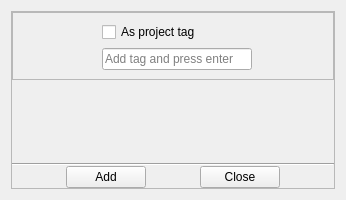
<?xml version="1.0" encoding="UTF-8"?>
<ui version="4.0">
 <class>addTagWidget</class>
 <widget class="QWidget" name="addTagWidget">
  <property name="geometry">
   <rect>
    <x>0</x>
    <y>0</y>
    <width>346</width>
    <height>200</height>
   </rect>
  </property>
  <property name="windowTitle">
   <string>Form</string>
  </property>
  <layout class="QGridLayout" name="gridLayout_3">
   <item row="0" column="0" rowspan="2" colspan="2">
    <widget class="QFrame" name="frame_3">
     <property name="frameShape">
      <enum>QFrame::StyledPanel</enum>
     </property>
     <property name="frameShadow">
      <enum>QFrame::Raised</enum>
     </property>
     <layout class="QGridLayout" name="gridLayout_2">
      <property name="leftMargin">
       <number>0</number>
      </property>
      <property name="topMargin">
       <number>0</number>
      </property>
      <property name="rightMargin">
       <number>0</number>
      </property>
      <property name="bottomMargin">
       <number>0</number>
      </property>
      <property name="spacing">
       <number>0</number>
      </property>
      <item row="4" column="0">
       <layout class="QHBoxLayout" name="horizontalLayout_3">
        <item>
         <spacer name="horizontalSpacer_7">
          <property name="orientation">
           <enum>Qt::Horizontal</enum>
          </property>
          <property name="sizeHint" stdset="0">
           <size>
            <width>40</width>
            <height>20</height>
           </size>
          </property>
         </spacer>
        </item>
        <item>
         <widget class="QPushButton" name="pb_add_tag">
          <property name="text">
           <string>Add</string>
          </property>
         </widget>
        </item>
        <item>
         <spacer name="horizontalSpacer_2">
          <property name="orientation">
           <enum>Qt::Horizontal</enum>
          </property>
          <property name="sizeHint" stdset="0">
           <size>
            <width>40</width>
            <height>20</height>
           </size>
          </property>
         </spacer>
        </item>
        <item>
         <widget class="QPushButton" name="pb_close">
          <property name="text">
           <string>Close</string>
          </property>
         </widget>
        </item>
        <item>
         <spacer name="horizontalSpacer_6">
          <property name="orientation">
           <enum>Qt::Horizontal</enum>
          </property>
          <property name="sizeHint" stdset="0">
           <size>
            <width>40</width>
            <height>20</height>
           </size>
          </property>
         </spacer>
        </item>
       </layout>
      </item>
      <item row="0" column="0">
       <widget class="QFrame" name="frame">
        <property name="frameShape">
         <enum>QFrame::StyledPanel</enum>
        </property>
        <property name="frameShadow">
         <enum>QFrame::Raised</enum>
        </property>
        <layout class="QGridLayout" name="gridLayout">
         <item row="0" column="0">
          <spacer name="horizontalSpacer_4">
           <property name="orientation">
            <enum>Qt::Horizontal</enum>
           </property>
           <property name="sizeType">
            <enum>QSizePolicy::Minimum</enum>
           </property>
           <property name="sizeHint" stdset="0">
            <size>
             <width>40</width>
             <height>20</height>
            </size>
           </property>
          </spacer>
         </item>
         <item row="0" column="2">
          <spacer name="horizontalSpacer_5">
           <property name="orientation">
            <enum>Qt::Horizontal</enum>
           </property>
           <property name="sizeHint" stdset="0">
            <size>
             <width>40</width>
             <height>20</height>
            </size>
           </property>
          </spacer>
         </item>
         <item row="0" column="1">
          <layout class="QVBoxLayout" name="verticalLayout">
           <item>
            <layout class="QHBoxLayout" name="horizontalLayout_2">
             <item>
              <spacer name="horizontalSpacer_3">
               <property name="orientation">
                <enum>Qt::Horizontal</enum>
               </property>
               <property name="sizeHint" stdset="0">
                <size>
                 <width>40</width>
                 <height>20</height>
                </size>
               </property>
              </spacer>
             </item>
             <item>
              <widget class="QCheckBox" name="cb_project">
               <property name="minimumSize">
                <size>
                 <width>150</width>
                 <height>0</height>
                </size>
               </property>
               <property name="maximumSize">
                <size>
                 <width>150</width>
                 <height>16777215</height>
                </size>
               </property>
               <property name="text">
                <string>As project tag</string>
               </property>
              </widget>
             </item>
            </layout>
           </item>
           <item>
            <layout class="QHBoxLayout" name="horizontalLayout">
             <item>
              <spacer name="horizontalSpacer">
               <property name="orientation">
                <enum>Qt::Horizontal</enum>
               </property>
               <property name="sizeHint" stdset="0">
                <size>
                 <width>40</width>
                 <height>20</height>
                </size>
               </property>
              </spacer>
             </item>
             <item>
              <widget class="LineEdit" name="le_tags">
               <property name="minimumSize">
                <size>
                 <width>150</width>
                 <height>0</height>
                </size>
               </property>
               <property name="maximumSize">
                <size>
                 <width>150</width>
                 <height>16777215</height>
                </size>
               </property>
               <property name="placeholderText">
                <string>Add tag and press enter</string>
               </property>
              </widget>
             </item>
            </layout>
           </item>
          </layout>
         </item>
        </layout>
       </widget>
      </item>
      <item row="2" column="0">
       <spacer name="verticalSpacer">
        <property name="orientation">
         <enum>Qt::Vertical</enum>
        </property>
        <property name="sizeHint" stdset="0">
         <size>
          <width>20</width>
          <height>40</height>
         </size>
        </property>
       </spacer>
      </item>
      <item row="1" column="0">
       <layout class="QHBoxLayout" name="horizontalLayout_4">
        <item>
         <spacer name="horizontalSpacer_8">
          <property name="orientation">
           <enum>Qt::Horizontal</enum>
          </property>
          <property name="sizeHint" stdset="0">
           <size>
            <width>40</width>
            <height>20</height>
           </size>
          </property>
         </spacer>
        </item>
        <item>
         <layout class="QGridLayout" name="l_tags">
          <property name="spacing">
           <number>0</number>
          </property>
         </layout>
        </item>
        <item>
         <spacer name="horizontalSpacer_9">
          <property name="orientation">
           <enum>Qt::Horizontal</enum>
          </property>
          <property name="sizeHint" stdset="0">
           <size>
            <width>40</width>
            <height>20</height>
           </size>
          </property>
         </spacer>
        </item>
       </layout>
      </item>
      <item row="3" column="0">
       <widget class="Line" name="line">
        <property name="orientation">
         <enum>Qt::Horizontal</enum>
        </property>
       </widget>
      </item>
     </layout>
    </widget>
   </item>
  </layout>
 </widget>
 <customwidgets>
  <customwidget>
   <class>LineEdit</class>
   <extends>QLineEdit</extends>
   <header>Djed.Scripts.asset_browser.promoted_widgets.h</header>
  </customwidget>
 </customwidgets>
 <resources/>
 <connections/>
</ui>
